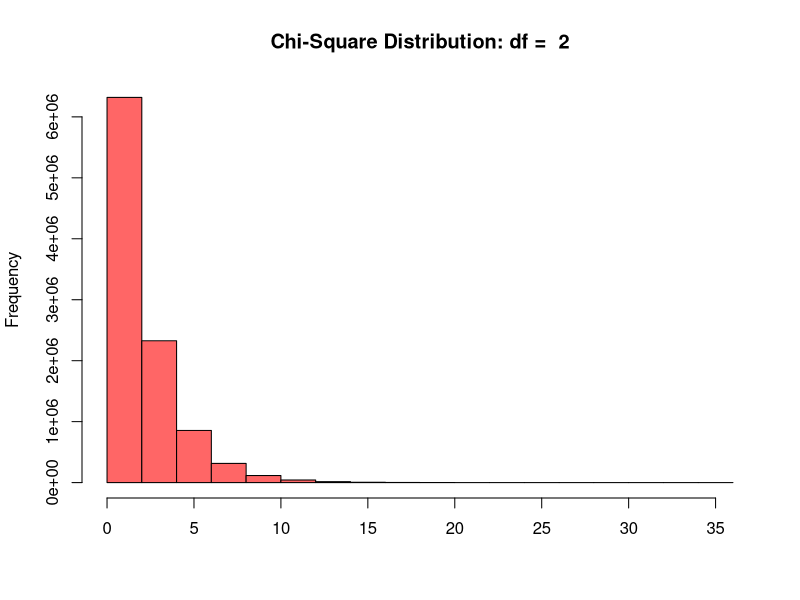

R code for this plot: (Note: a time limit stopped this script after it produced the figure.)
## ---- chunk 1
population <- 10000000 # population size
simulations <- 10000
sample_size <- 50
df <- 2
## ---- chunk 2
chi_sqr_dist <- rchisq(population, df)
chi_sqr_dist

hist(chi_sqr_dist, col = c("#ff6666"), xlab = NULL, main = paste("Chi-Square Distribution: df = ", df))
mean(chi_sqr_dist)
sd(chi_sqr_dist)
## ---- chunk 3
xbar_holder1 <- numeric(simulations) # This will hold all the sample means for the first distribution.
## ---- chunk 4
for (i in 1:simulations)
{
  sample1 <- sample(chi_sqr_dist, sample_size)
  xbar1 <- mean(sample1)
  xbar_holder1[i] <- xbar1
}
## ---- chunk 5
hist(xbar_holder1, col = c("#ff9966"), main = paste("Distribution of the sample mean: n = ", sample_size), xlab = "Dist Sample Means", xlim = c(-4, 4))
## ---- chunk 6
mean(xbar_holder1)
sd(xbar_holder1)
## ---- chunk 7
ages <- c(25, 19, 37, 29, 40, 28, 31)
n <- length(ages)
alpha <- .05
## ---- chunk 8
ho <- 21
## ---- chunk 9
critval <- qt(alpha / 2, n - 1, lower.tail = FALSE)
critval
## ---- chunk 10
ttest <- t.test(ages, mu = ho, alt = "two.sided", conf = 1 - alpha)
tstat <- ttest$statistic
tstat
## ---- chunk 11
pval <- ttest$p.value
pval
## ---- chunk 12
ttest
